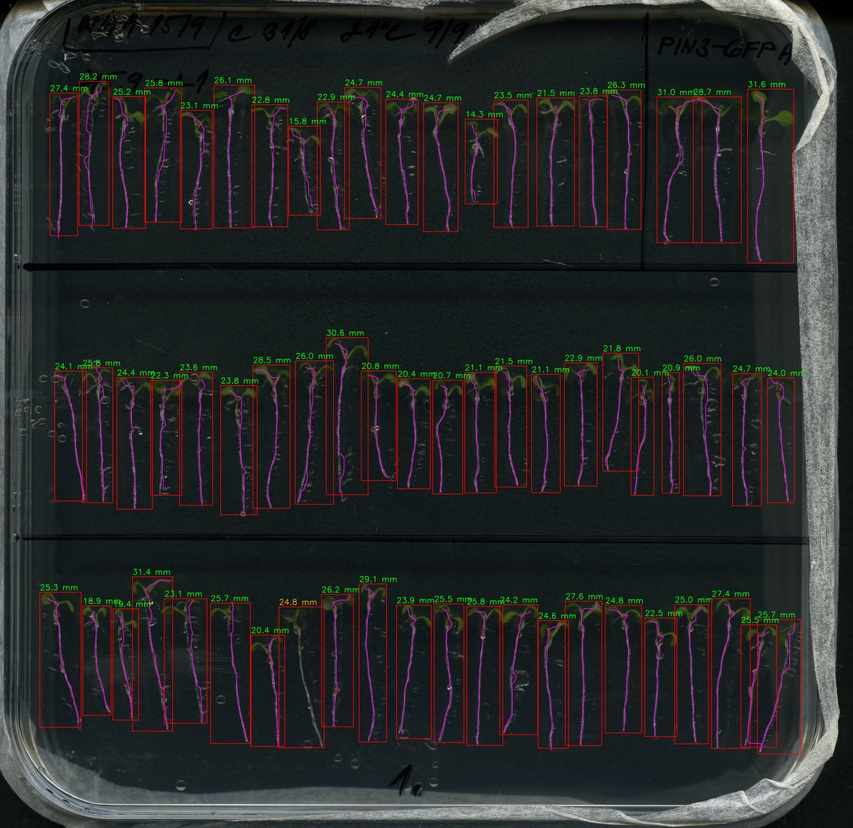
#> input picture measurement.jpg, 853 x 828 px, shrunk from 3906 x 3792 before the run; its folder holds only this picture in this run
$ python -i 2_remove.py   (imports and definitions only)
#> lines starting #> are read from the running program, lines starting #| are printed output that depends on the picture; after the words box and inside, x2 and y2 are one past the last pixel; in counts of white or black regions, pixels touching at a corner belong together
import cv2
import numpy as np
import os
from pathlib import Path

INPUT_FOLDER = "yolo_dataset/images"
OUTPUT_FOLDER = "processed_plates_final"
# [1 line not run here, left out]

def process_image(img_path, output_p):
#> called with img_path = 'measurement.jpg', output_p = 'out.png'
    img = cv2.imread(str(img_path))
#> img is the input picture: shape (828, 853, 3); mean B, G, R 40.8, 40.4, 39.3
    if img is None: return

    gray = cv2.cvtColor(img, cv2.COLOR_BGR2GRAY)
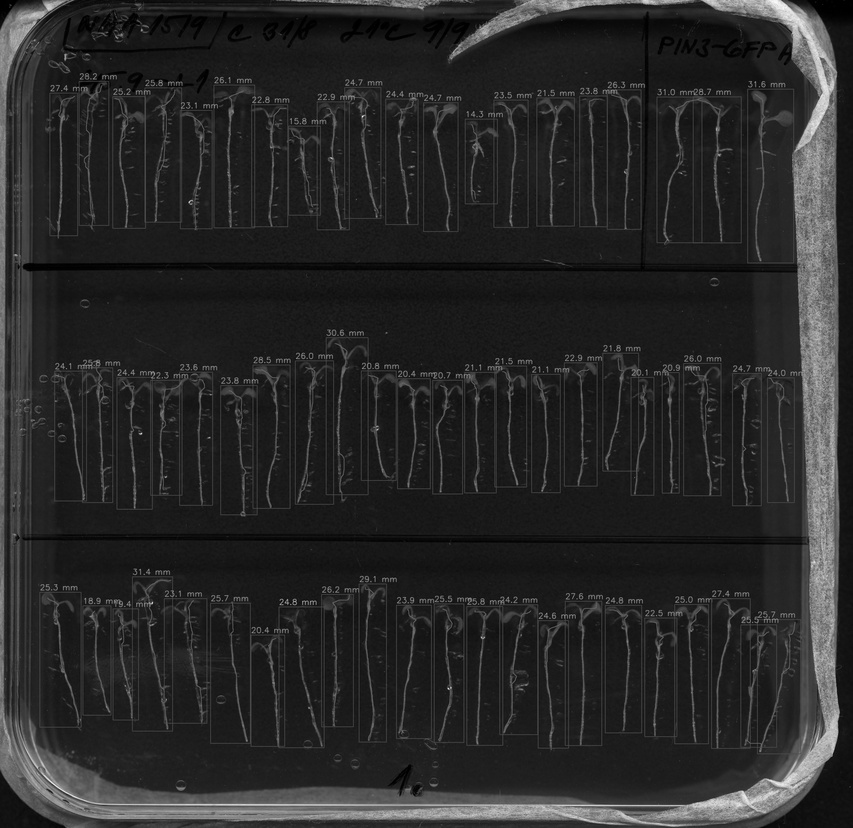
#> gray: shape (828, 853); min 0, max 250, mean 40.1
    hsv = cv2.cvtColor(img, cv2.COLOR_BGR2HSV)
#> hsv: shape (828, 853, 3); mean H, S, V 87.5, 84.3, 47.5
    h, w = gray.shape
#> h = 828; w = 853


    stred = gray[int(h*0.4):int(h*0.6), int(w*0.4):int(w*0.6)]
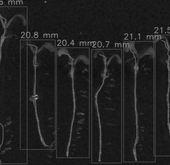
#> stred: shape (165, 170); min 9, max 193, mean 32

    dynamic_thresh = int(np.clip(np.mean(stred) - 25, 13, 65))
#> dynamic_thresh = 13
    #print(f"Zpracovano: {dynamic_thresh} ", end="\r")
    _, mask_gray = cv2.threshold(gray, dynamic_thresh, 255, cv2.THRESH_BINARY_INV)
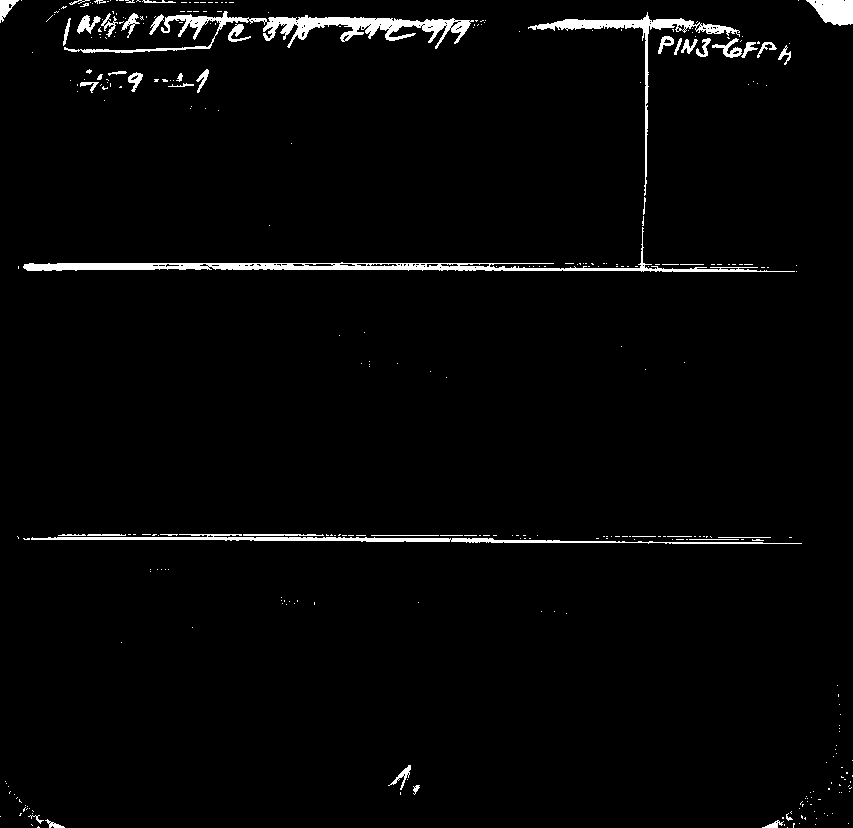
#> mask_gray: shape (828, 853); 2.5% white; 339 white regions (291 under 20 px), largest, box (x1, y1, x2, y2) and area: (23, 227, 795, 272) 3968, (64, 11, 474, 53) 3935, (31, 534, 802, 544) 2296
    mask_purple = cv2.inRange(hsv, np.array([115, 30, 30]), np.array([175, 255, 200]))
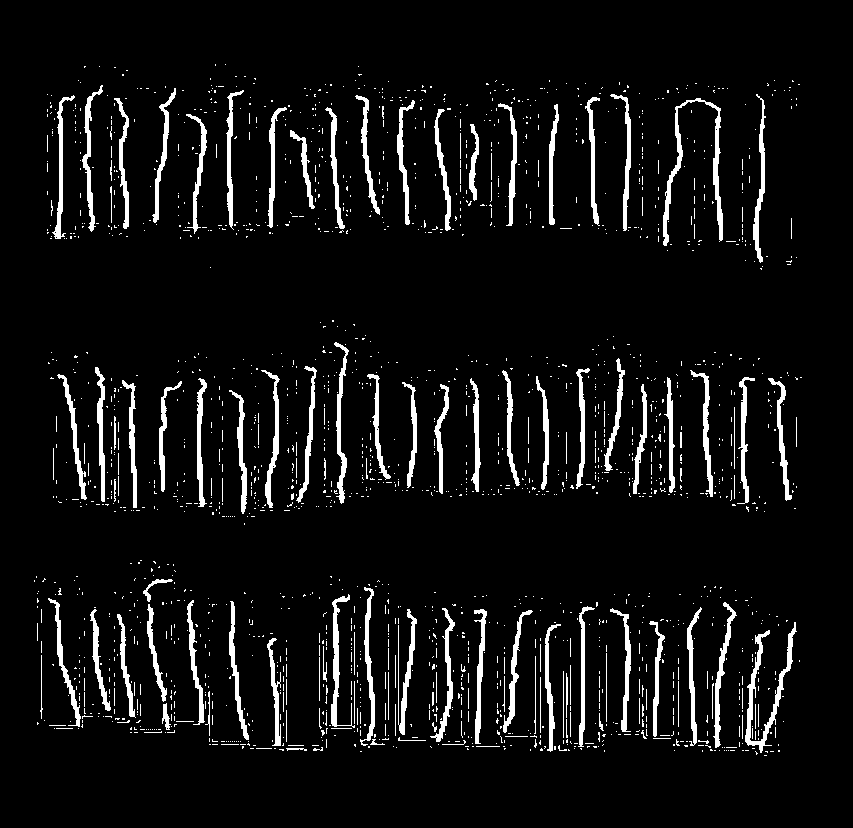
#> mask_purple: shape (828, 853); 6.5% white; 1949 white regions (1815 under 20 px), largest, box (x1, y1, x2, y2) and area: (663, 98, 723, 246) 1356, (745, 622, 797, 753) 1266, (331, 594, 355, 728) 761
    mask = cv2.bitwise_or(mask_gray, mask_purple)
#> mask: shape (828, 853); 8.9% white; 2264 white regions (2083 under 20 px), largest, box (x1, y1, x2, y2) and area: (23, 227, 795, 272) 3979, (64, 11, 474, 53) 3935, (31, 534, 802, 544) 2296


    k_small = np.ones((3,3), np.uint8)

    k_h = cv2.getStructuringElement(cv2.MORPH_RECT, (10, 1))
    k_v = cv2.getStructuringElement(cv2.MORPH_RECT, (1, 10))


    mask = cv2.morphologyEx(mask, cv2.MORPH_CLOSE, k_small)
#> mask: shape (828, 853); 10% white; 1358 white regions (1198 under 20 px), largest, box (x1, y1, x2, y2) and area: (23, 12, 797, 272) 7280, (63, 11, 486, 53) 4815, (23, 534, 802, 544) 4011
    mask = cv2.morphologyEx(mask, cv2.MORPH_CLOSE, k_h)
#> mask: shape (828, 853); 13.2% white; 636 white regions (548 under 20 px), largest, box (x1, y1, x2, y2) and area: (19, 12, 798, 272) 10037, (64, 11, 487, 53) 6581, (320, 584, 427, 748) 6080
    mask = cv2.morphologyEx(mask, cv2.MORPH_CLOSE, k_v)
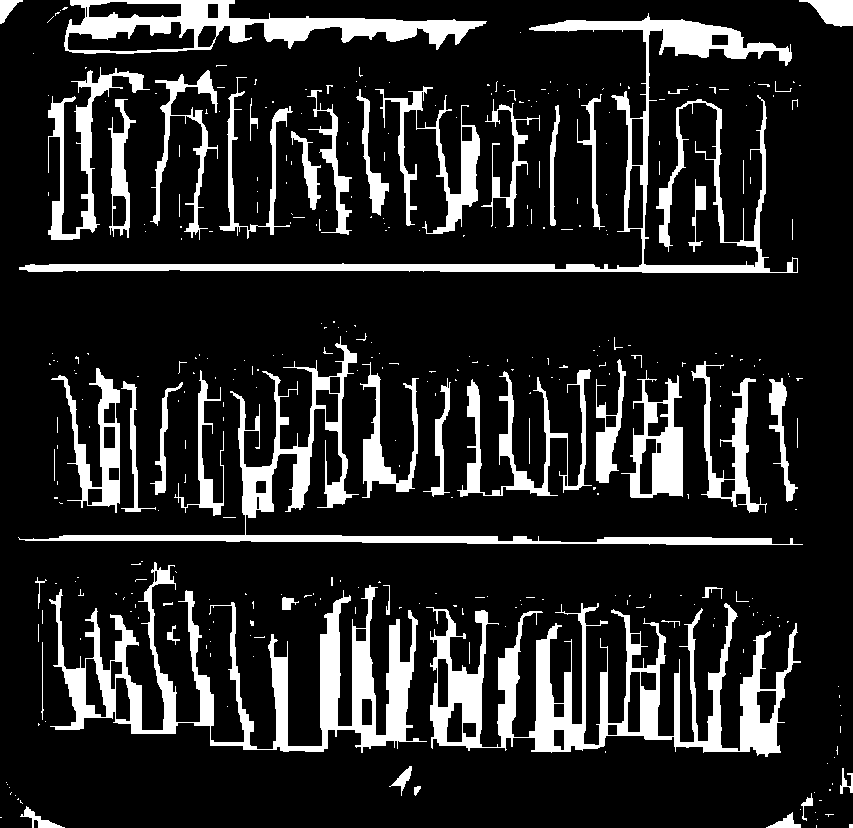
#> mask: shape (828, 853); 15.8% white; 363 white regions (301 under 20 px), largest, box (x1, y1, x2, y2) and area: (426, 603, 801, 757) 18189, (49, 562, 427, 753) 17091, (19, 13, 798, 273) 13952


    mask = cv2.dilate(mask, k_small, iterations=2)
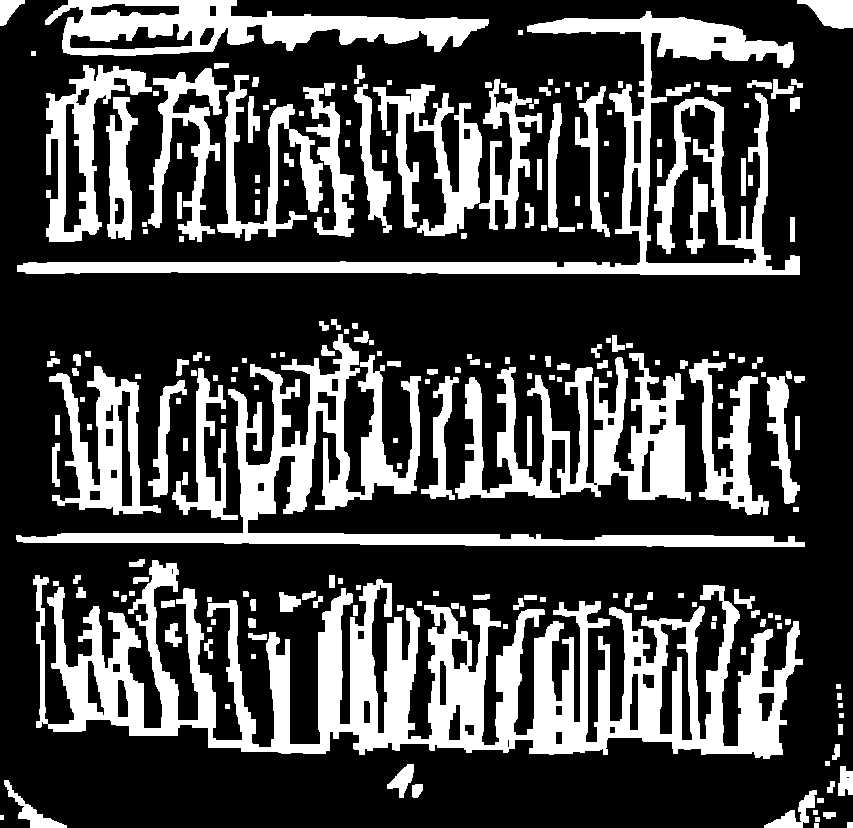
#> mask: shape (828, 853); 28.3% white; 226 white regions, largest, box (x1, y1, x2, y2) and area: (33, 560, 803, 759) 57587, (17, 11, 800, 275) 23774, (16, 334, 805, 547) 21695


    result = cv2.inpaint(img, mask, 2, cv2.INPAINT_NS)
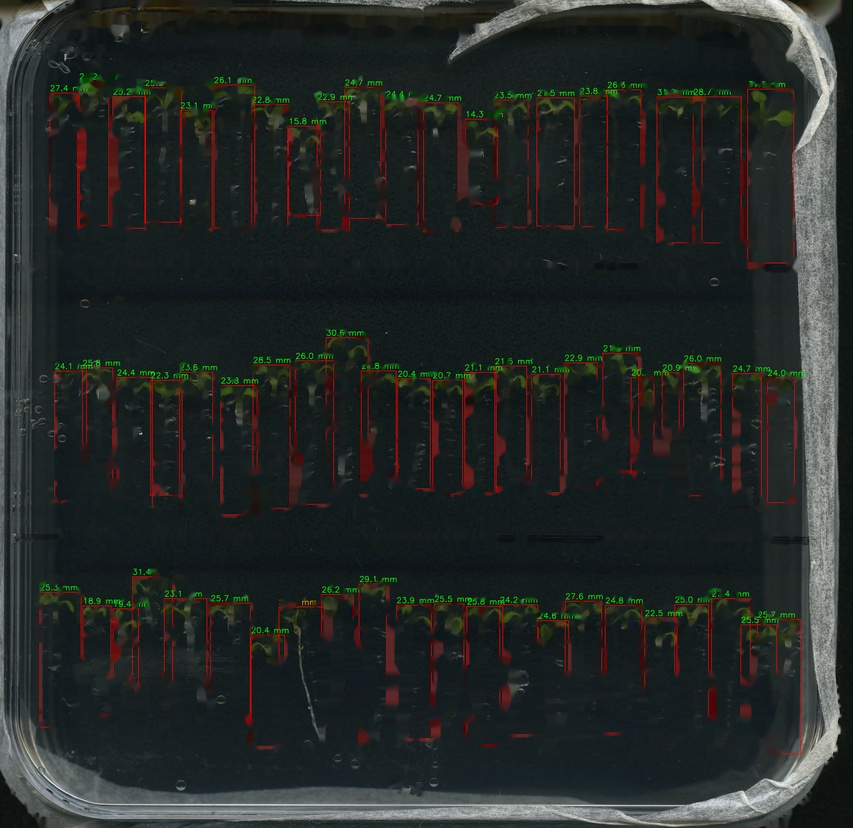
#> result: shape (828, 853, 3); mean B, G, R 39, 40.9, 36.9


#> (the run stopped early here; a loop or call above may not have finished)
